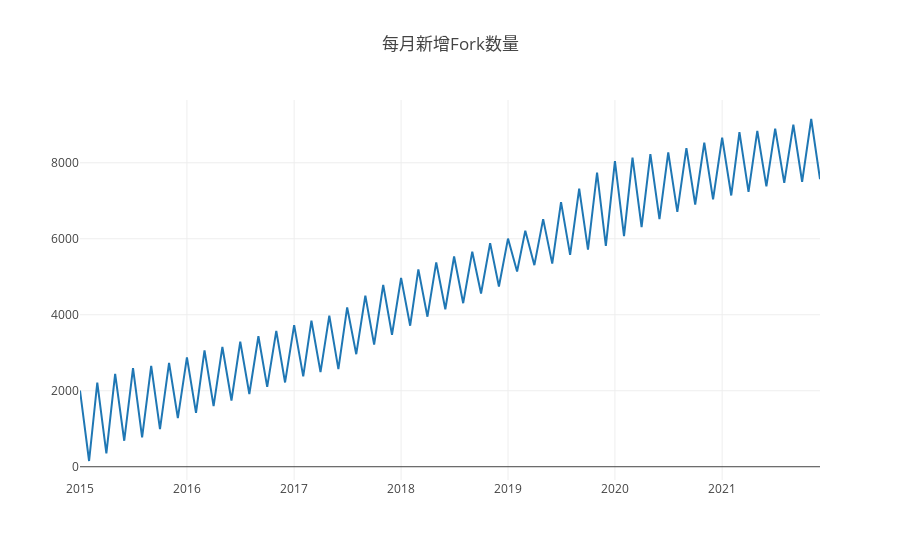

The notebook cell saved with this chart:
### Code cell
var startYear = 2015,
  endYear = 2021;
var years = [];
var repo_id = 3228505;
var query = openDigger.driver.clickhouse.query;
for (var y = startYear; y <= endYear; y++) years.push(y);
console.log('任务1.2');
Promise.all(
  years.map((year) => {
    return query(`
    select created_at, repo_forks_count
    from github_log.events
    where repo_id=${repo_id} and type = 'PullRequestEvent' and toYear (created_at) = ${year}
    `);
  })
).then((data) => {
  const tmp = {};
  for (let i = 0; i < data.length; i++) {
    for (let j = 0; j < data[i].length; j++) {
      tmp[data[i][j].created_at.slice(0, 7)] = Number(
        data[i][j].repo_forks_count
      );
    }
  }
  const ordered = Object.fromEntries(Object.entries(tmp).sort());
  let timeArray = [];
  let countArray = [];
  for (const key in ordered) {
    timeArray.push(key);
    countArray.push(ordered[key]);
  }
  for (let i = 1; i < countArray.length; i++) {
    countArray[i] -= countArray[i - 1];
  }
  for (let i = 0; i < timeArray.length; i++) {
    console.log("月份: " + timeArray[i]);
    console.log("当月新增Fork: " + countArray[i]);
  }
  var data = [
    {
      x: timeArray,
      y: countArray,
      type: "scatter",
    },
  ];
  openDigger.render.plotly(data, { title: "每月新增Fork数量" });
});

### Figure 1 — Plotly figure (JSON) as saved in the notebook; plotly's stock layout.template omitted (floating-point values rounded to 4 significant figures)
{"data": [{"type": "scatter", "x": ["2015-01", "2015-02", "2015-03", "2015-04", "2015-05", "2015-06", "2015-07", "2015-08", "2015-09", "2015-10", "2015-11", "2015-12", "2016-01", "2016-02", "2016-03", "2016-04", "2016-05", "2016-06", "2016-07", "2016-08", "2016-09", "2016-10", "2016-11", "2016-12", "2017-01", "2017-02", "2017-03", "2017-04", "2017-05", "2017-06", "2017-07", "2017-08", "2017-09", "2017-10", "2017-11", "2017-12", "2018-01", "2018-02", "2018-03", "2018-04", "2018-05", "2018-06", "2018-07", "2018-08", "2018-09", "2018-10", "2018-11", "2018-12", "2019-01", "2019-02", "2019-03", "2019-04", "2019-05", "2019-06", "2019-07", "2019-08", "2019-09", "2019-10", "2019-11", "2019-12", "2020-01", "2020-02", "2020-03", "2020-04", "2020-05", "2020-06", "2020-07", "2020-08", "2020-09", "2020-10", "2020-11", "2020-12", "2021-01", "2021-02", "2021-03", "2021-04", "2021-05", "2021-06", "2021-07", "2021-08", "2021-09", "2021-10", "2021-11", "2021-12"], "y": [2006, 151, 2214, 349, 2445, 684, 2598, 773, 2652, 988, 2734, 1282, 2878, 1419, 3061, 1597, 3152, 1743, 3294, 1914, 3434, 2103, 3576, 2218, 3727, 2378, 3843, 2489, 3979, 2567, 4195, 2962, 4503, 3214, 4787, 3474, 4972, 3712, 5193, 3949, 5377, 4144, 5533, 4304, 5660, 4559, 5886, 4742, 6005, 5139, 6214, 5306, 6516, 5345, 6965, 5575, 7319, 5716, 7744, 5815, 8046, 6072, 8133, 6305, 8225, 6517, 8272, 6708, 8388, 6902, 8529, 7036, 8661, 7139, 8807, 7235, 8840, 7381, 8898, 7471, 9006, 7500, 9152, 7567]}], "layout": {"autosize": true, "title": {"text": "每月新增Fork数量"}, "xaxis": {"autorange": true, "range": ["2015-01-01", "2021-12-01"], "type": "date"}, "yaxis": {"autorange": true, "range": [-349.1, 9652.0], "type": "linear"}}}
